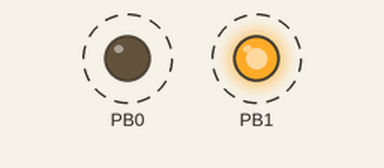
This program was run on a simulated ATmega162, built with avr-gcc and emulated at 8 MHz. On the bench: output pins drawn as LEDs (lit = HIGH). Dashed ring = blinking.

Above: at 0.2 s.
Timing chart, 0 to 3.0 s (numbered marks = the images above):
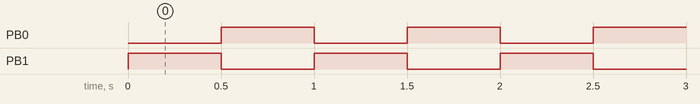

Measured:
- by itself, PB0, PB1: alternates HIGH for 0.50 s and LOW for 0.50 s

The program:

main.c
```c
#include <avr/io.h>
#define F_CPU 8000000UL
#include <util/delay.h>
#include <avr/io.h>

/*
	Hardware setup:
	Cristal: 8 MHz
	Power supply: 5V DC

	LEDs:
	[PB0]---|<|---[100R]---VCC
	[PB1]---|<|---[100R]---VCC
*/

int main(void)
{
	// set pb0 and pb1 pins as output
	DDRB |= (1 << PB0) | (1 << PB1);

	// turn off led connected to pb0
	PORTB |= (1 << PB0);

	// turn on led connected to pb1
	PORTB &= ~(1 << PB1);

	while (1)
	{
		// switch pb0 led state
		PORTB ^= (1 << PB0);

		// switch pb1 led state
		PORTB ^= (1 << PB1);

		_delay_ms(500);
	}
}
```
